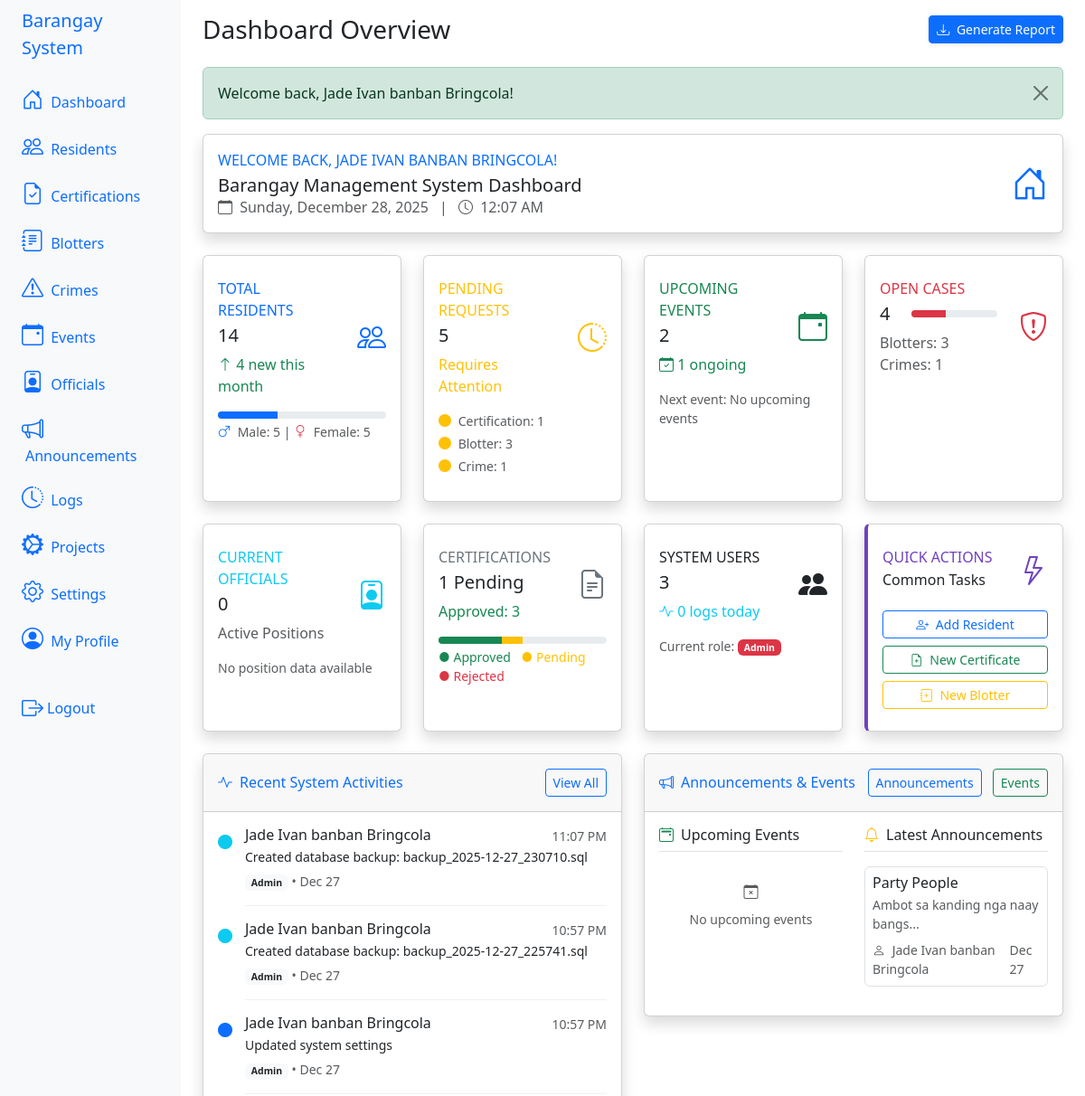
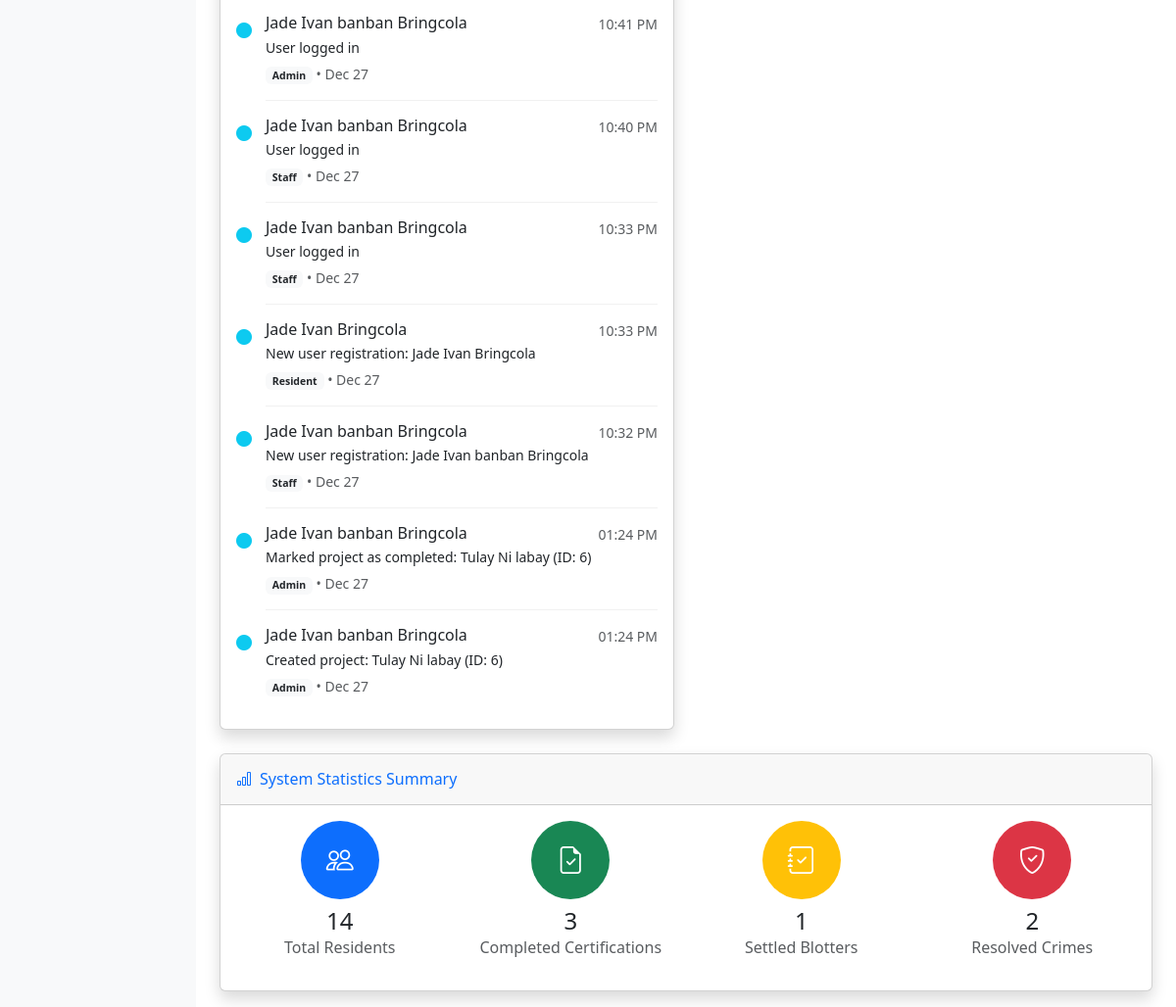
Page /index.php?action=dashboard (signed in) on the committed database (2 pictures, top to bottom).
### tables this page shows
CREATE TABLE IF NOT EXISTS `tbl_logs` (
  `id` int NOT NULL AUTO_INCREMENT,
  `user_id` int NOT NULL,
  `action` text NOT NULL,
  `timestamp` timestamp NULL DEFAULT CURRENT_TIMESTAMP,
  PRIMARY KEY (`id`),
  KEY `user_id` (`user_id`),
  CONSTRAINT `tbl_logs_ibfk_1` FOREIGN KEY (`user_id`) REFERENCES `tbl_users` (`id`) ON DELETE CASCADE
);

CREATE TABLE IF NOT EXISTS `tbl_users` (
  `id` int NOT NULL AUTO_INCREMENT,
  `full_name` varchar(255) NOT NULL,
  `email` varchar(255) NOT NULL,
  `password` varchar(255) NOT NULL,
  `role` enum('resident','staff','admin') NOT NULL,
  `created_at` timestamp NULL DEFAULT CURRENT_TIMESTAMP,
  PRIMARY KEY (`id`),
  UNIQUE KEY `email` (`email`)
);

CREATE TABLE IF NOT EXISTS `tbl_announcements` (
  `id` int NOT NULL AUTO_INCREMENT,
  `title` varchar(255) NOT NULL,
  `content` text NOT NULL,
  `posted_by` int NOT NULL,
  `post_date` date NOT NULL,
  `created_at` timestamp NULL DEFAULT CURRENT_TIMESTAMP,
  PRIMARY KEY (`id`),
  KEY `posted_by` (`posted_by`),
  CONSTRAINT `tbl_announcements_ibfk_1` FOREIGN KEY (`posted_by`) REFERENCES `tbl_users` (`id`) ON DELETE CASCADE
);

### app/views/dashboard.php (the view, shortened to what the rows shown need)
<div class="container-fluid">
    <div class="d-sm-flex align-items-center justify-content-between mb-4">
        <h1 class="h3 mb-0 text-gray-800"><?php echo $title ?? 'Dashboard Overview'; ?></h1>
    </div>
    <div class="row">
        <div class="col-lg-6 mb-4">
            <div class="card shadow">
                <div class="card-body">
                    <div class="timeline">
                        <?php if (!empty($recent_logs)): ?>
                            <?php foreach ($recent_logs as $log): ?>
                                <div class="timeline-item mb-3">
                                    <div class="timeline-marker">
                                        <i class="bi bi-circle-fill text-<?php
                                            echo strpos(strtolower($log['action']), 'added') !== false ? 'success' :
                                                 (strpos(strtolower($log['action']), 'updated') !== false ? 'primary' :
                                                 (strpos(strtolower($log['action']), 'deleted') !== false ? 'danger' : 'info'));
                                        ?>"></i>
                                    </div>
                                    <div class="timeline-content">
                                        <div class="d-flex justify-content-between">
                                            <h6 class="mb-1"><?php echo htmlspecialchars($log['full_name']); ?></h6>
                                            <small class="text-muted"><?php echo date('h:i A', strtotime($log['timestamp'])); ?></small>
                                        </div>
                                        <p class="mb-1 small"><?php echo htmlspecialchars($log['action']); ?></p>
                                        <small class="text-muted">
                                            <span class="badge bg-light text-dark"><?php echo ucfirst($log['role']); ?></span>
                                            • <?php echo date('M d', strtotime($log['timestamp'])); ?>
                                        </small>
                                    </div>
                                </div>
                            <?php endforeach; ?>
                        <?php endif; ?>
                    </div>
                </div>
            </div>
        </div>
        <div class="col-lg-6 mb-4">
            <div class="card shadow">
                <div class="card-body">
                    <div class="row">
                        <div class="col-md-6">
                            <?php if (!empty($recent_announcements)): ?>
                                <?php foreach ($recent_announcements as $announcement): ?>
                                    <div class="announcement-item mb-3 p-2 border rounded">
                                        <h6 class="mb-1"><?php echo htmlspecialchars($announcement['title']); ?></h6>
                                        <p class="small text-muted mb-2">
                                            <?php echo substr(htmlspecialchars($announcement['content']), 0, 80); ?>...
                                        </p>
                                        <div class="d-flex justify-content-between align-items-center">
                                            <small class="text-muted">
                                                <i class="bi bi-person me-1"></i>
                                                <?php echo htmlspecialchars($announcement['posted_by_name']); ?>
                                            </small>
                                            <small class="text-muted">
                                                <?php echo date('M d', strtotime($announcement['post_date'])); ?>
                                            </small>
                                        </div>
                                    </div>
                                <?php endforeach; ?>
                            <?php endif; ?>
                        </div>
                    </div>
                </div>
            </div>
        </div>
    </div>
</div>

### rows in the picture
tbl_logs: user.full_name "Jade Ivan banban Bringcola", timestamp "11:07 PM", action "Created database backup: backup_2025-12-27_230710.sql", user.role "Admin", timestamp "Dec 27"
tbl_logs: user.full_name "Jade Ivan banban Bringcola", timestamp "10:57 PM", action "Created database backup: backup_2025-12-27_225741.sql", user.role "Admin", timestamp "Dec 27"
tbl_logs: user.full_name "Jade Ivan banban Bringcola", timestamp "10:57 PM", action "Updated system settings", user.role "Admin", timestamp "Dec 27"
tbl_logs: user.full_name "Jade Ivan banban Bringcola", timestamp "10:41 PM", action "User logged in", user.role "Admin", timestamp "Dec 27"
tbl_logs: user.full_name "Jade Ivan banban Bringcola", timestamp "10:40 PM", action "User logged in", user.role "Staff", timestamp "Dec 27"
tbl_logs: user.full_name "Jade Ivan banban Bringcola", timestamp "10:33 PM", action "User logged in", user.role "Staff", timestamp "Dec 27"
tbl_logs: user.full_name "Jade Ivan Bringcola", timestamp "10:33 PM", action "New user registration: Jade Ivan Bringcola", user.role "Resident", timestamp "Dec 27"
tbl_logs: user.full_name "Jade Ivan banban Bringcola", timestamp "10:32 PM", action "New user registration: Jade Ivan banban Bringcola", user.role "Staff", timestamp "Dec 27"
tbl_logs: user.full_name "Jade Ivan banban Bringcola", timestamp "01:24 PM", action "Marked project as completed: Tulay Ni labay (ID: 6)", user.role "Admin", timestamp "Dec 27"
tbl_logs: user.full_name "Jade Ivan banban Bringcola", timestamp "01:24 PM", action "Created project: Tulay Ni labay (ID: 6)", user.role "Admin", timestamp "Dec 27"
tbl_announcements: title "Party People", content "Ambot sa kanding nga naay bangs", posted_by.full_name "Jade Ivan banban Bringcola", post_date "Dec 27"

### other values in the picture
$title "Dashboard Overview"
$_SESSION['success'] "Welcome back, Jade Ivan banban Bringcola!"
$_SESSION['full_name'] "JADE IVAN BANBAN BRINGCOLA"
$total_residents "14"
$new_residents_month "4"
$gender_stats['male_count'] "5"
$gender_stats['female_count'] "5"
$total_pending "5"
$request['type'] "Certification"
$request['count'] "1"
$request['type'] "Blotter"
$request['count'] "3"
$request['type'] "Crime"
$event_stats['upcoming'] "2"
$event_stats['ongoing'] "1"
